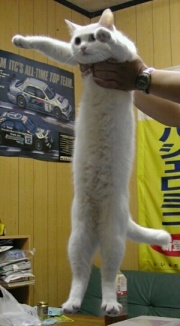
#> input picture 6_Filtros_Morfologicos/gato_abertura_original.jpg, 180 x 326 px, found by its file name
$ python abertura.py
#> lines starting #> are read from the running program, lines starting #| are printed output that depends on the picture
# O filtro de abertura é uma operação morfológica utilizada principalmente para remover ruídos pequenos em imagens.
# Ele consiste na aplicação de duas etapas sequenciais:
#   1. Erosão: Remove pixels das bordas dos objetos, diminuindo áreas pequenas e desconectadas.
#   2. Dilatação: Restaura o tamanho dos objetos após a erosão, mas sem os ruídos removidos.
#
# Essa operação é muito útil em pré-processamento de imagens binárias ou em imagens com pequenas imperfeições.
# Neste código, utilizamos um kernel retangular 5x5 para aplicar a abertura usando a função `cv2.morphologyEx`.
# Ao final, a imagem original e a filtrada são exibidas lado a lado para comparação.


import matplotlib.pyplot as plt
import numpy as np
import cv2
from PIL import Image
import os

# Caminho da imagem original
caminho_original = r'Processamento Básico de Imagens\6_Filtros_Morfologicos\gato_abertura_original.jpg'

# Abrir imagem com PIL
img_pil = Image.open(caminho_original).convert("RGB")
#> img_pil is the input picture: PIL image 180x326 RGB; mean R, G, B 116.1, 108.7, 75.8

# Converter para array numpy e para BGR
img_original = np.array(img_pil)
img_original = cv2.cvtColor(img_original, cv2.COLOR_RGB2BGR)

# Corrigir a conversão para escala de cinza
colors = cv2.cvtColor(img_original, cv2.COLOR_RGB2BGR)

# Criar kernel e aplicar abertura (erosão + dilatação)
kernel = cv2.getStructuringElement(cv2.MORPH_RECT, (5, 5))
abertura = cv2.morphologyEx(colors, cv2.MORPH_OPEN, kernel)
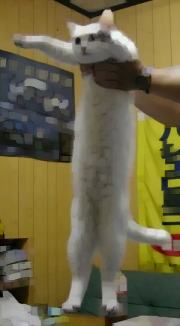
#> abertura: shape (326, 180, 3); mean R, G, B 109.4, 102, 68.6

# Mostrar as imagens
fig, axs = plt.subplots(1, 2, figsize=(12, 6))
img_original_rgb = cv2.cvtColor(img_original, cv2.COLOR_BGR2RGB)

axs[0].imshow(img_original_rgb)
axs[0].set_title("Imagem Original")
axs[0].axis("off")

axs[1].imshow(abertura)
axs[1].set_title("Filtro Abertura")
axs[1].axis("off")

plt.tight_layout()
plt.show()
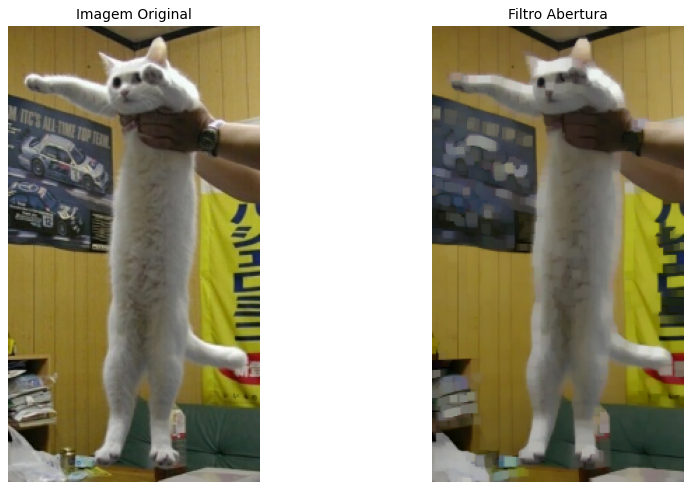
#> figure drawn by matplotlib, 2 panels

# Converter para PIL e salvar
Image.fromarray(abertura).save(r'Processamento Básico de Imagens\6_Filtros_Morfologicos\gato_abertura.jpg')
